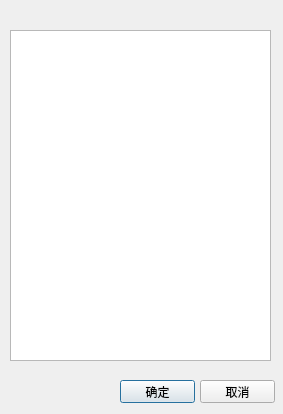
<?xml version="1.0" encoding="UTF-8"?>
<ui version="4.0">
 <class>AddDomainDialog</class>
 <widget class="QDialog" name="AddDomainDialog">
  <property name="geometry">
   <rect>
    <x>0</x>
    <y>0</y>
    <width>283</width>
    <height>414</height>
   </rect>
  </property>
  <property name="windowTitle">
   <string>Dialog</string>
  </property>
  <widget class="QTextEdit" name="DomaintextEdit">
   <property name="geometry">
    <rect>
     <x>10</x>
     <y>30</y>
     <width>261</width>
     <height>331</height>
    </rect>
   </property>
  </widget>
  <widget class="QPushButton" name="OkPushButton">
   <property name="geometry">
    <rect>
     <x>120</x>
     <y>380</y>
     <width>75</width>
     <height>23</height>
    </rect>
   </property>
   <property name="text">
    <string>确定</string>
   </property>
  </widget>
  <widget class="QPushButton" name="CancelPushButton">
   <property name="geometry">
    <rect>
     <x>200</x>
     <y>380</y>
     <width>75</width>
     <height>23</height>
    </rect>
   </property>
   <property name="text">
    <string>取消</string>
   </property>
  </widget>
 </widget>
 <resources/>
 <connections/>
</ui>
